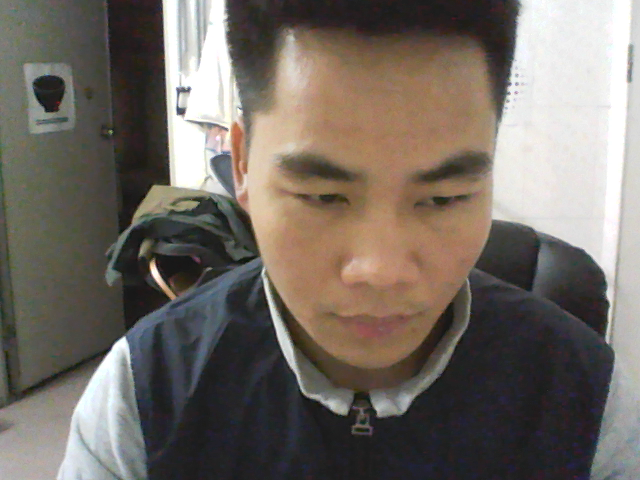
#> input picture Hello/opencv/images/mc.meng03.png, 640 x 480 px
$ python h03_img_rewrite.py
#> lines starting #> are read from the running program, lines starting #| are printed output that depends on the picture


import cv2
img = cv2.imread("images/mc.meng03.png")
#> img is the input picture: shape (480, 640, 3); mean B, G, R 100.2, 107.8, 115.3
img = cv2.resize(img, (96, 96), interpolation=cv2.INTER_CUBIC)
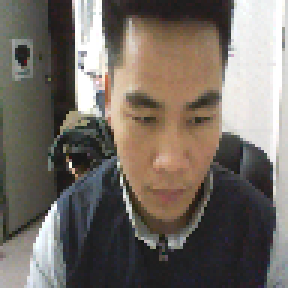
#> img: shape (96, 96, 3) (shown 3 times larger); mean B, G, R 100.2, 107.8, 115.4
cv2.imwrite("images/mc.meng03.jpg", img)
cv2.imshow('', img)
cv2.waitKey(0)
cv2.destroyAllWindows()

$ run again, with Hello/opencv/images/mc.meng01.png copied over Hello/opencv/images/mc.meng03.png
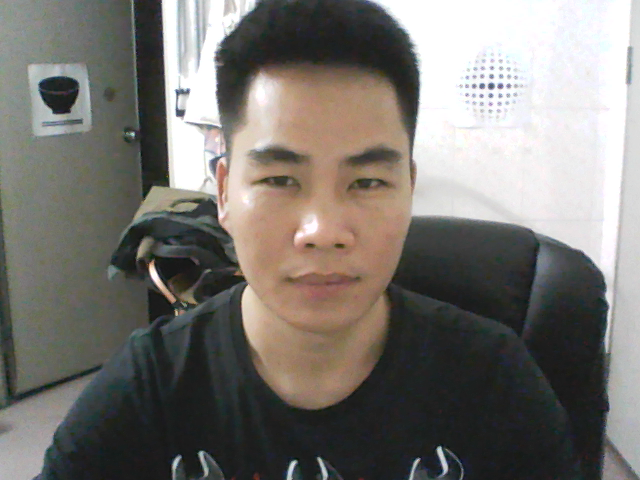
#> input picture Hello/opencv/images/mc.meng01.png, 640 x 480 px
#> img is the input picture: shape (480, 640, 3); mean B, G, R 113.1, 118, 121.2
#> `img = cv2.resize(img, (96, 96), interpolation=cv2.INTER_CUBIC)`:
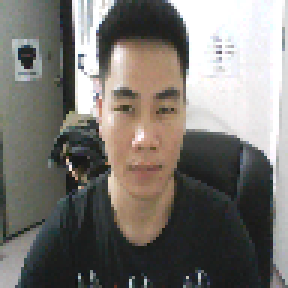
#> img: shape (96, 96, 3) (shown 3 times larger); mean B, G, R 113, 118, 121.2

$ run again, with Hello/opencv/images/mc.meng02.png copied over Hello/opencv/images/mc.meng03.png
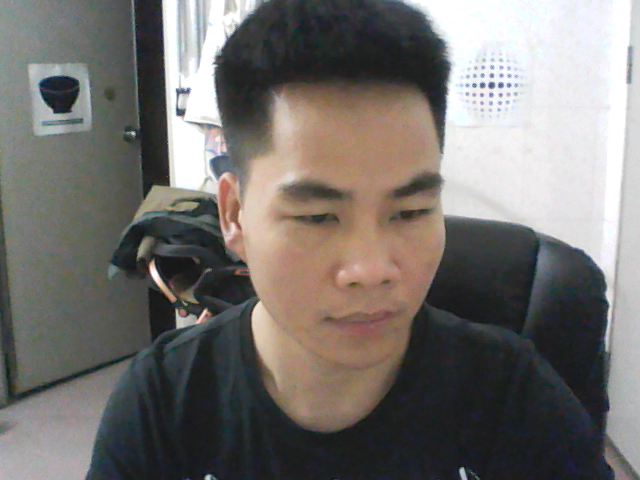
#> input picture Hello/opencv/images/mc.meng02.png, 640 x 480 px
#> img is the input picture: shape (480, 640, 3); mean B, G, R 110.9, 114.3, 117.8
#> `img = cv2.resize(img, (96, 96), interpolation=cv2.INTER_CUBIC)`:
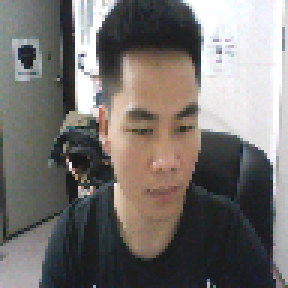
#> img: shape (96, 96, 3) (shown 3 times larger); mean B, G, R 110.9, 114.2, 117.8
